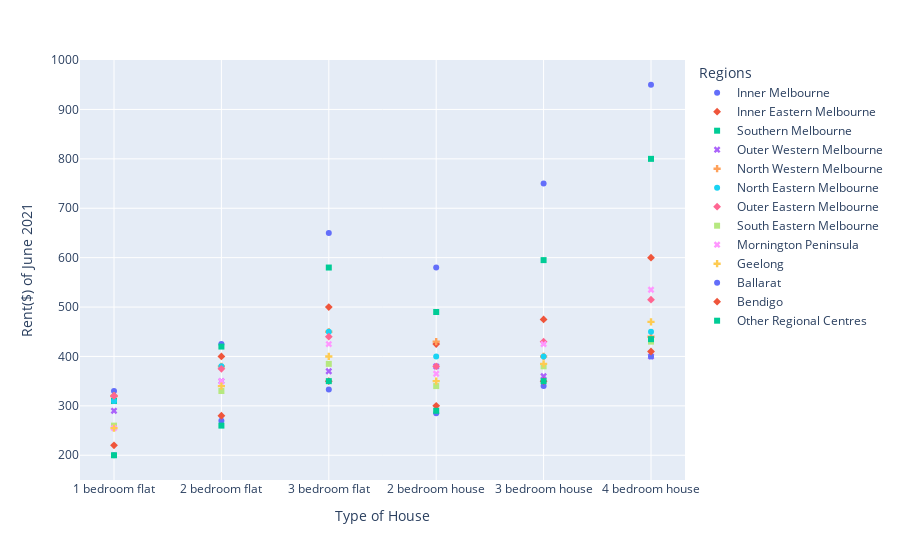

Notebook code cell kept with this figure:
### Code cell
#Display the Rents of June 2021 of each type of houses for each region 
fig2 = px.scatter(df2, y='Rent($) of June 2021', x='Type of House', color="Regions", symbol="Regions")
fig2.show()

### Figure 1 — Plotly figure (JSON) as saved in the notebook; plotly's stock layout.template omitted (floating-point values rounded to 4 significant figures)
{"data": [{"hovertemplate": "Regions=Inner Melbourne<br>Type of House=%{x}<br>Rent($) of June 2021=%{y}<extra></extra>", "legendgroup": "Inner Melbourne", "marker": {"color": "#636efa", "symbol": "circle"}, "mode": "markers", "name": "Inner Melbourne", "orientation": "v", "showlegend": true, "type": "scatter", "x": ["1 bedroom flat", "2 bedroom flat", "3 bedroom flat", "2 bedroom house", "3 bedroom house", "4 bedroom house"], "xaxis": "x", "y": [330, 425, 650, 580, 750, 950], "yaxis": "y"}, {"hovertemplate": "Regions=Inner Eastern Melbourne<br>Type of House=%{x}<br>Rent($) of June 2021=%{y}<extra></extra>", "legendgroup": "Inner Eastern Melbourne", "marker": {"color": "#EF553B", "symbol": "diamond"}, "mode": "markers", "name": "Inner Eastern Melbourne", "orientation": "v", "showlegend": true, "type": "scatter", "x": ["1 bedroom flat", "2 bedroom flat", "3 bedroom flat", "2 bedroom house", "3 bedroom house", "4 bedroom house"], "xaxis": "x", "y": [320, 400, 500, 425, 475, 600], "yaxis": "y"}, {"hovertemplate": "Regions=Southern Melbourne<br>Type of House=%{x}<br>Rent($) of June 2021=%{y}<extra></extra>", "legendgroup": "Southern Melbourne", "marker": {"color": "#00cc96", "symbol": "square"}, "mode": "markers", "name": "Southern Melbourne", "orientation": "v", "showlegend": true, "type": "scatter", "x": ["1 bedroom flat", "2 bedroom flat", "3 bedroom flat", "2 bedroom house", "3 bedroom house", "4 bedroom house"], "xaxis": "x", "y": [310, 420, 580, 490, 595, 800], "yaxis": "y"}, {"hovertemplate": "Regions=Outer Western Melbourne<br>Type of House=%{x}<br>Rent($) of June 2021=%{y}<extra></extra>", "legendgroup": "Outer Western Melbourne", "marker": {"color": "#ab63fa", "symbol": "x"}, "mode": "markers", "name": "Outer Western Melbourne", "orientation": "v", "showlegend": true, "type": "scatter", "x": ["1 bedroom flat", "2 bedroom flat", "3 bedroom flat", "2 bedroom house", "3 bedroom house", "4 bedroom house"], "xaxis": "x", "y": [290, 350, 370, 380, 360, 400], "yaxis": "y"}, {"hovertemplate": "Regions=North Western Melbourne<br>Type of House=%{x}<br>Rent($) of June 2021=%{y}<extra></extra>", "legendgroup": "North Western Melbourne", "marker": {"color": "#FFA15A", "symbol": "cross"}, "mode": "markers", "name": "North Western Melbourne", "orientation": "v", "showlegend": true, "type": "scatter", "x": ["1 bedroom flat", "2 bedroom flat", "3 bedroom flat", "2 bedroom house", "3 bedroom house", "4 bedroom house"], "xaxis": "x", "y": [320, 380, 450, 430, 400, 440], "yaxis": "y"}, {"hovertemplate": "Regions=North Eastern Melbourne<br>Type of House=%{x}<br>Rent($) of June 2021=%{y}<extra></extra>", "legendgroup": "North Eastern Melbourne", "marker": {"color": "#19d3f3", "symbol": "circle"}, "mode": "markers", "name": "North Eastern Melbourne", "orientation": "v", "showlegend": true, "type": "scatter", "x": ["1 bedroom flat", "2 bedroom flat", "3 bedroom flat", "2 bedroom house", "3 bedroom house", "4 bedroom house"], "xaxis": "x", "y": [310, 380, 450, 400, 400, 450], "yaxis": "y"}, {"hovertemplate": "Regions=Outer Eastern Melbourne<br>Type of House=%{x}<br>Rent($) of June 2021=%{y}<extra></extra>", "legendgroup": "Outer Eastern Melbourne", "marker": {"color": "#FF6692", "symbol": "diamond"}, "mode": "markers", "name": "Outer Eastern Melbourne", "orientation": "v", "showlegend": true, "type": "scatter", "x": ["1 bedroom flat", "2 bedroom flat", "3 bedroom flat", "2 bedroom house", "3 bedroom house", "4 bedroom house"], "xaxis": "x", "y": [320, 375, 440, 380, 430, 515], "yaxis": "y"}, {"hovertemplate": "Regions=South Eastern Melbourne<br>Type of House=%{x}<br>Rent($) of June 2021=%{y}<extra></extra>", "legendgroup": "South Eastern Melbourne", "marker": {"color": "#B6E880", "symbol": "square"}, "mode": "markers", "name": "South Eastern Melbourne", "orientation": "v", "showlegend": true, "type": "scatter", "x": ["1 bedroom flat", "2 bedroom flat", "3 bedroom flat", "2 bedroom house", "3 bedroom house", "4 bedroom house"], "xaxis": "x", "y": [260, 330, 385, 340, 380, 430], "yaxis": "y"}, {"hovertemplate": "Regions=Mornington Peninsula<br>Type of House=%{x}<br>Rent($) of June 2021=%{y}<extra></extra>", "legendgroup": "Mornington Peninsula", "marker": {"color": "#FF97FF", "symbol": "x"}, "mode": "markers", "name": "Mornington Peninsula", "orientation": "v", "showlegend": true, "type": "scatter", "x": ["1 bedroom flat", "2 bedroom flat", "3 bedroom flat", "2 bedroom house", "3 bedroom house", "4 bedroom house"], "xaxis": "x", "y": [255, 350, 425, 365, 425, 535], "yaxis": "y"}, {"hovertemplate": "Regions=Geelong<br>Type of House=%{x}<br>Rent($) of June 2021=%{y}<extra></extra>", "legendgroup": "Geelong", "marker": {"color": "#FECB52", "symbol": "cross"}, "mode": "markers", "name": "Geelong", "orientation": "v", "showlegend": true, "type": "scatter", "x": ["1 bedroom flat", "2 bedroom flat", "3 bedroom flat", "2 bedroom house", "3 bedroom house", "4 bedroom house"], "xaxis": "x", "y": [255, 340, 400, 350, 385, 470], "yaxis": "y"}, {"hovertemplate": "Regions=Ballarat<br>Type of House=%{x}<br>Rent($) of June 2021=%{y}<extra></extra>", "legendgroup": "Ballarat", "marker": {"color": "#636efa", "symbol": "circle"}, "mode": "markers", "name": "Ballarat", "orientation": "v", "showlegend": true, "type": "scatter", "x": ["1 bedroom flat", "2 bedroom flat", "3 bedroom flat", "2 bedroom house", "3 bedroom house", "4 bedroom house"], "xaxis": "x", "y": [200, 270, 333, 285, 340, 400], "yaxis": "y"}, {"hovertemplate": "Regions=Bendigo<br>Type of House=%{x}<br>Rent($) of June 2021=%{y}<extra></extra>", "legendgroup": "Bendigo", "marker": {"color": "#EF553B", "symbol": "diamond"}, "mode": "markers", "name": "Bendigo", "orientation": "v", "showlegend": true, "type": "scatter", "x": ["1 bedroom flat", "2 bedroom flat", "3 bedroom flat", "2 bedroom house", "3 bedroom house", "4 bedroom house"], "xaxis": "x", "y": [220, 280, 350, 300, 350, 410], "yaxis": "y"}, {"hovertemplate": "Regions=Other Regional Centres<br>Type of House=%{x}<br>Rent($) of June 2021=%{y}<extra></extra>", "legendgroup": "Other Regional Centres", "marker": {"color": "#00cc96", "symbol": "square"}, "mode": "markers", "name": "Other Regional Centres", "orientation": "v", "showlegend": true, "type": "scatter", "x": ["1 bedroom flat", "2 bedroom flat", "3 bedroom flat", "2 bedroom house", "3 bedroom house", "4 bedroom house"], "xaxis": "x", "y": [200, 260, 350, 290, 350, 435], "yaxis": "y"}], "layout": {"legend": {"title": {"text": "Regions"}, "tracegroupgap": 0}, "margin": {"t": 60}, "xaxis": {"anchor": "y", "domain": [0, 1], "title": {"text": "Type of House"}}, "yaxis": {"anchor": "x", "domain": [0, 1], "title": {"text": "Rent($) of June 2021"}}}}
